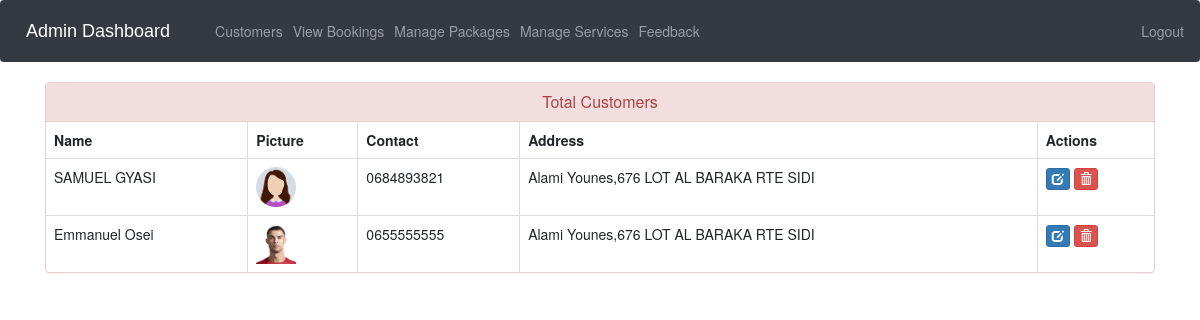
Page /view-customer (signed in) on the earlier database version.
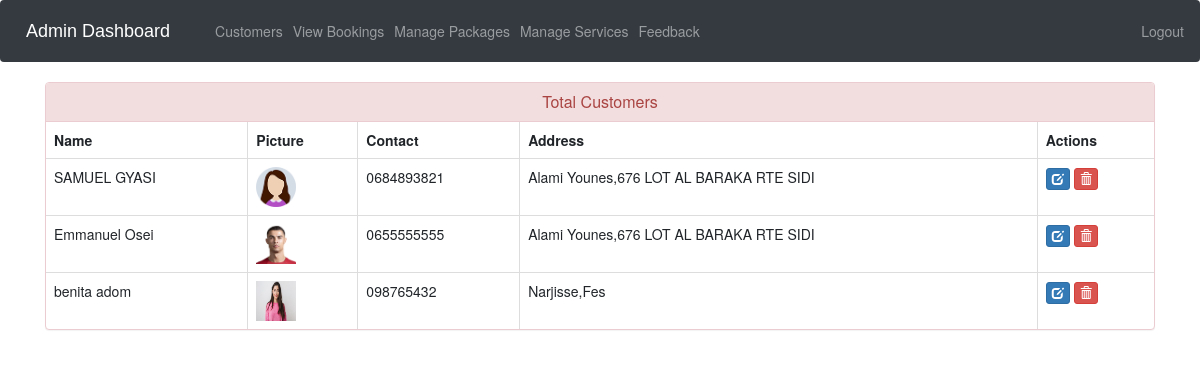
Same page on the later database version.
### ecom/models.py (models this page shows, shortened)
class Customer(models.Model):
    user=models.OneToOneField(User,on_delete=models.CASCADE)
    profile_pic= models.ImageField(upload_to='profile_pic/CustomerProfilePic/',null=True,blank=True)
    address = models.CharField(max_length=40)
    mobile = models.CharField(max_length=20,null=False)
    @property
    def get_name(self):
        return self.user.first_name+" "+self.user.last_name

### ecom/views.py (the view)
# urls.py: path('view-customer', views.view_customer_view,name='view-customer'),
@login_required(login_url='adminlogin')
def view_customer_view(request):
    customers=models.Customer.objects.all()
    return render(request,'ecom/view_customer.html',{'customers':customers})

### templates/ecom/view_customer.html (shortened to what this page needs)
{% extends 'ecom/admin_base.html' %}
{% load static %}
{% block content %}
<head>
  <link href="//netdna.bootstrapcdn.com/bootstrap/3.0.0/css/bootstrap.min.css" rel="stylesheet" id="bootstrap-css">
</head>
<div class="container">
  <div class="panel panel-danger">
    <div class="panel-heading">
      <h6 class="panel-title">Total Customers</h6>
    </div>
    <table class="table table-hover table-bordered" id="dev-table">
      <thead>
        <tr>
          <th>Name</th>
          <th>Picture</th>
          <th>Contact</th>
          <th>Address</th>
          <th>Actions</th>
        </tr>
      </thead>
      {% for c in customers %}
      <tr>
        <td> {{c.get_name}}</td>
        <td> <img src="{% static c.profile_pic.url %}" alt="Profile Pic" height="40px" width="40px" /></td>
        <td>{{c.mobile}}</td>
        <td>{{c.address}}</td>
        <td><a class="btn btn-primary btn-xs" href="{% url 'update-customer' c.id  %}"><span class="glyphicon glyphicon-edit"></span></a>
        <a class="btn btn-danger btn-xs" href="{% url 'delete-customer' c.id  %}"><span class="glyphicon glyphicon-trash"></span></a></td>
      </tr>
      {% endfor %}
    </table>
  </div>
</div>
{% endblock content %}

Differences in the rows shown:
added Customer: get_name "benita adom", profile_pic (picture), mobile "098765432", address "Narjisse,Fes"
